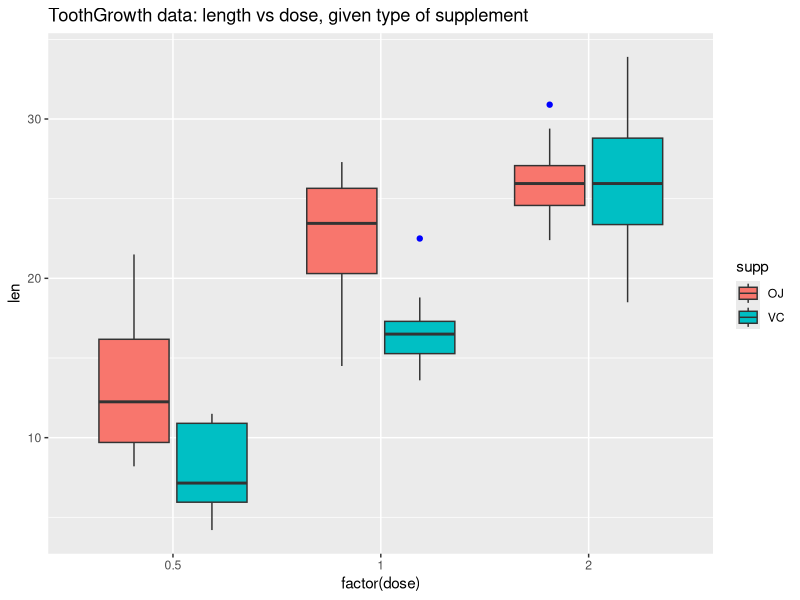
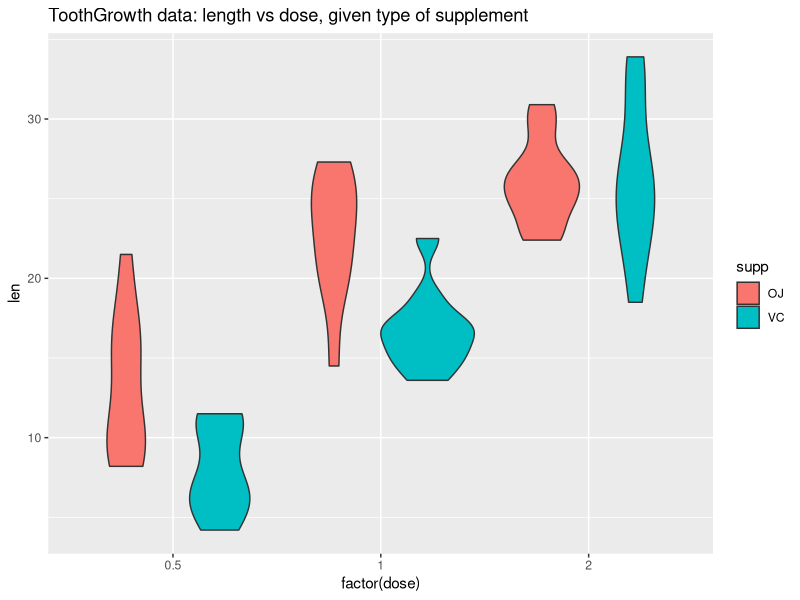
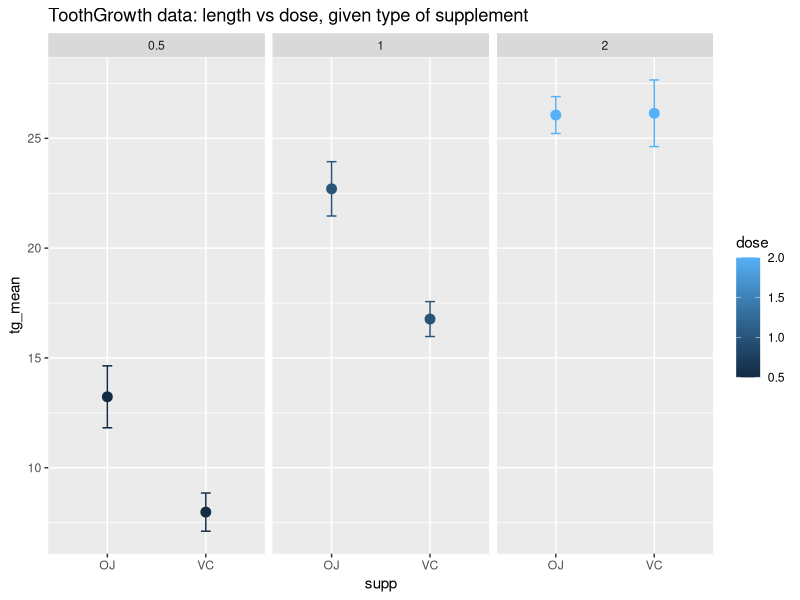

R code for these plots, in order:
# teeth study

# 1. Load the ToothGrowth data and perform some basic exploratory data analyses
# 2. Provide a basic summary of the data.
# 3. Use confidence intervals and/or hypothesis tests to compare tooth growth by supp and dose. (Only use the techniques from class
# 4. State your conclusions and the assumptions needed for your conclusions.
#
# Some criteria that you will be evaluated on
# * Did you  perform an exploratory data analysis of at least a single plot or table highlighting basic features of the data?
# * Did the student perform some relevant confidence intervals and/or tests?
# * Were the results of the tests and/or intervals interpreted in the context of the problem correctly?
# * Did the student describe the assumptions needed for their conclusions?

data("ToothGrowth")

library(dplyr)
library(ggplot2)
library(knitr)

se <- function(x) sqrt(var(x)/length(x))

tg <- ToothGrowth %>%
    group_by(dose, supp) %>%
    summarise_each(funs(mean, sd, se)) %>%
    rename(tg_mean = mean, tg_sd = sd, tg_se = se)

kable(summary(tg))


pl1 <- ggplot(ToothGrowth, aes(factor(dose), y=len, fill = supp)) +
    geom_boxplot(stat="boxplot", outlier.colour = "blue", notch = FALSE) +
    ggtitle("ToothGrowth data: length vs dose, given type of supplement")
print(pl1)


pl2 <- ggplot(ToothGrowth, aes(factor(dose), y=len, fill = supp)) +
    geom_violin(stat="ydensity", position = "dodge") +
    ggtitle("ToothGrowth data: length vs dose, given type of supplement")
print(pl2)


tg_limits <- aes(ymax = tg_mean + tg_se, ymin = tg_mean - tg_se)
pl3 <- ggplot(tg, aes(supp, tg_mean, colour=dose)) +
    geom_point(stat="identity", size=3) +
    geom_errorbar( tg_limits, width = 0.1) +
    ggtitle("ToothGrowth data: length vs dose, given type of supplement") +
    facet_grid(.~dose)
print(pl3)
